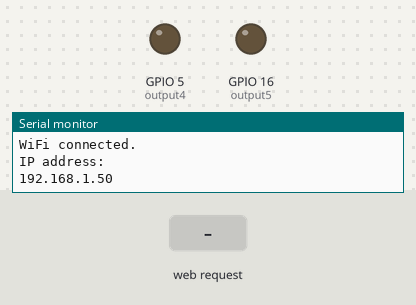
Bench run of a sketch on a simulated ESP8266 (NodeMCU). Shown: output pins drawn as LEDs (lit = HIGH), the last lines printed to the serial monitor. Inputs (shaded band) come from the test bench. WiFi joins after 1.5 s; servers stay silent unless stated.

Above: at 2.7 s.
2.8 s: HTTP request GET /5/on received
At 4.0 s:
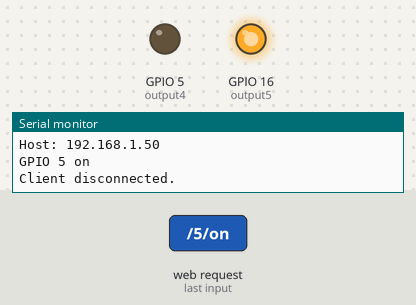
4.3 s: HTTP request GET /4/on received
At 5.2 s:
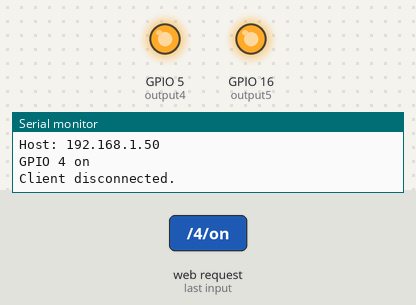
5.8 s: HTTP request GET /5/off received
At 6.3 s:
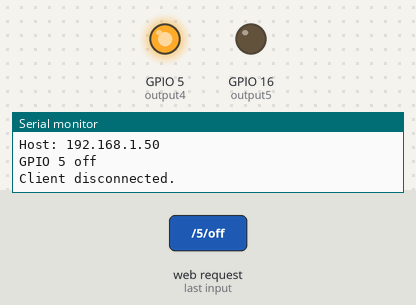
7.3 s: HTTP request GET /4/off received
At 8.7 s:
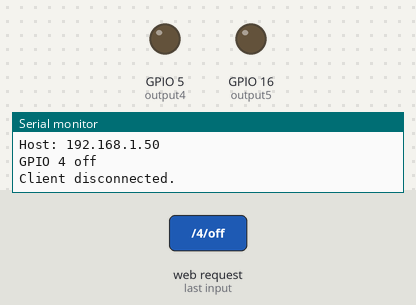
Timing chart, 0 to 9.8 s (numbered marks = the images above; inputs shaded):
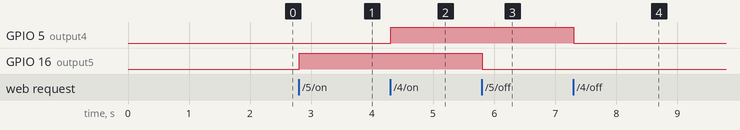

The sketch:

OTA_WebServerFromRandomNerds.ino
```cpp
#include <Adafruit_SSD1306.h>
#include <splash.h>

#include <ESP8266WiFi.h>
#include <ESP8266mDNS.h>
#include <WiFiUdp.h>
#include <ArduinoOTA.h>

#ifndef STASSID
#define STASSID "Xiaomi_3D3E"
#define STAPSK  "2019newpassword"
#endif

const char* ssid = STASSID;
const char* password = STAPSK;

const int output5 = 16;
const int output4 = 5;

// Current time
unsigned long currentTime = millis();
// Previous time
unsigned long previousTime = 0;
// Define timeout time in milliseconds (example: 2000ms = 2s)
const long timeoutTime = 2000;

WiFiServer server(80);

String header;
String output5State = "off";
String output4State = "off";

void setup() {
  Serial.begin(115200);
  Serial.println("Booting");
  WiFi.mode(WIFI_STA);
  WiFi.begin(ssid, password);
  while (WiFi.waitForConnectResult() != WL_CONNECTED) {
    Serial.println("Connection Failed! Rebooting...");
    delay(5000);
    ESP.restart();
  }

  // Port defaults to 8266
  // ArduinoOTA.setPort(8266);

  // Hostname defaults to esp8266-[ChipID]
  // ArduinoOTA.setHostname("myesp8266");

  // No authentication by default
  // ArduinoOTA.setPassword("admin");

  // Password can be set with it's md5 value as well
  // MD5(admin) = 21232f297a57a5a743894a0e4a801fc3
  // ArduinoOTA.setPasswordHash("21232f297a57a5a743894a0e4a801fc3");

  ArduinoOTA.onStart([]() {
    String type;
    if (ArduinoOTA.getCommand() == U_FLASH) {
      type = "sketch";
    } else { // U_SPIFFS
      type = "filesystem";
    }

    // NOTE: if updating SPIFFS this would be the place to unmount SPIFFS using SPIFFS.end()
    Serial.println("Start updating " + type);
  });
  ArduinoOTA.onEnd([]() {
    Serial.println("\nEnd");
  });
  ArduinoOTA.onProgress([](unsigned int progress, unsigned int total) {
    Serial.printf("Progress: %u%%\r", (progress / (total / 100)));
  });
  ArduinoOTA.onError([](ota_error_t error) {
    Serial.printf("Error[%u]: ", error);
    if (error == OTA_AUTH_ERROR) {
      Serial.println("Auth Failed");
    } else if (error == OTA_BEGIN_ERROR) {
      Serial.println("Begin Failed");
    } else if (error == OTA_CONNECT_ERROR) {
      Serial.println("Connect Failed");
    } else if (error == OTA_RECEIVE_ERROR) {
      Serial.println("Receive Failed");
    } else if (error == OTA_END_ERROR) {
      Serial.println("End Failed");
    }
  });
  ArduinoOTA.begin();
  Serial.println("Ready");
  Serial.print("IP address: ");
  Serial.println(WiFi.localIP());


  // Initialize the output variables as outputs
  pinMode(output5, OUTPUT);
  pinMode(output4, OUTPUT);
  // Set outputs to LOW
  digitalWrite(output5, LOW);
  digitalWrite(output4, LOW);

  // Connect to Wi-Fi network with SSID and password
  Serial.print("Connecting to ");
  Serial.println(ssid);
  Serial.println("");
  Serial.println("WiFi connected.");
  Serial.println("IP address: ");
  Serial.println(WiFi.localIP());
  server.begin();
}

void loop() {
  ArduinoOTA.handle();

 WiFiClient client = server.available();   // Listen for incoming clients

  if (client) {                             // If a new client connects,
    Serial.println("New Client.");          // print a message out in the serial port
    String currentLine = "";                // make a String to hold incoming data from the client
    currentTime = millis();
    previousTime = currentTime;
    while (client.connected() && currentTime - previousTime <= timeoutTime) { // loop while the client's connected
      currentTime = millis();
      if (client.available()) {             // if there's bytes to read from the client,
        char c = client.read();             // read a byte, then
        Serial.write(c);                    // print it out the serial monitor
        header += c;
        if (c == '\n') {                    // if the byte is a newline character
          // if the current line is blank, you got two newline characters in a row.
          // that's the end of the client HTTP request, so send a response:
          if (currentLine.length() == 0) {
            // HTTP headers always start with a response code (e.g. HTTP/1.1 200 OK)
            // and a content-type so the client knows what's coming, then a blank line:
            client.println("HTTP/1.1 200 OK");
            client.println("Content-type:text/html");
            client.println("Connection: close");
            client.println();

            // turns the GPIOs on and off
            if (header.indexOf("GET /5/on") >= 0) {
              Serial.println("GPIO 5 on");
              output5State = "on";
              digitalWrite(output5, HIGH);
            } else if (header.indexOf("GET /5/off") >= 0) {
              Serial.println("GPIO 5 off");
              output5State = "off";
              digitalWrite(output5, LOW);
            } else if (header.indexOf("GET /4/on") >= 0) {
              Serial.println("GPIO 4 on");
              output4State = "on";
              digitalWrite(output4, HIGH);
            } else if (header.indexOf("GET /4/off") >= 0) {
              Serial.println("GPIO 4 off");
              output4State = "off";
              digitalWrite(output4, LOW);
            }

            // Display the HTML web page
            client.println("<!DOCTYPE html><html>");
            client.println("<head><meta name=\"viewport\" content=\"width=device-width, initial-scale=1\">");
            client.println("<link rel=\"icon\" href=\"data:,\">");
            // CSS to style the on/off buttons
            // Feel free to change the background-color and font-size attributes to fit your preferences
            client.println("<style>html { font-family: Helvetica; display: inline-block; margin: 0px auto; text-align: center;}");
            client.println(".button { background-color: #195B6A; border: none; color: white; padding: 16px 40px;");
            client.println("text-decoration: none; font-size: 30px; margin: 2px; cursor: pointer;}");
            client.println(".button2 {background-color: #77878A;}</style></head>");

            // Web Page Heading
            client.println("<body><h1>ESP8266 Web Server</h1>");

            // Display current state, and ON/OFF buttons for GPIO 5
            client.println("<p>GPIO 5 - State " + output5State + "</p>");
            // If the output5State is off, it displays the ON button
            if (output5State=="off") {
              client.println("<p><a href=\"/5/on\"><button class=\"button\">ON</button></a></p>");
            } else {
              client.println("<p><a href=\"/5/off\"><button class=\"button button2\">OFF</button></a></p>");
            }

            // Display current state, and ON/OFF buttons for GPIO 4
            client.println("<p>GPIO 4 - State " + output4State + "</p>");
            // If the output4State is off, it displays the ON button
            if (output4State=="off") {
              client.println("<p><a href=\"/4/on\"><button class=\"button\">ON</button></a></p>");
            } else {
              client.println("<p><a href=\"/4/off\"><button class=\"button button2\">OFF</button></a></p>");
            }
            client.println("</body></html>");

            // The HTTP response ends with another blank line
            client.println();
            // Break out of the while loop
            break;
          } else { // if you got a newline, then clear currentLine
            currentLine = "";
          }
        } else if (c != '\r') {  // if you got anything else but a carriage return character,
          currentLine += c;      // add it to the end of the currentLine
        }
      }
    }
    // Clear the header variable
    header = "";
    // Close the connection
    client.stop();
    Serial.println("Client disconnected.");
    Serial.println("");
  }


}
```

Measured:
- after the input at 2.8 s, GPIO 16 (output5): LOW → HIGH at once
- after the input at 4.3 s, GPIO 5 (output4): LOW → HIGH at once
- after the input at 5.8 s, GPIO 16 (output5): HIGH → LOW at once
- after the input at 7.3 s, GPIO 5 (output4): HIGH → LOW at once
